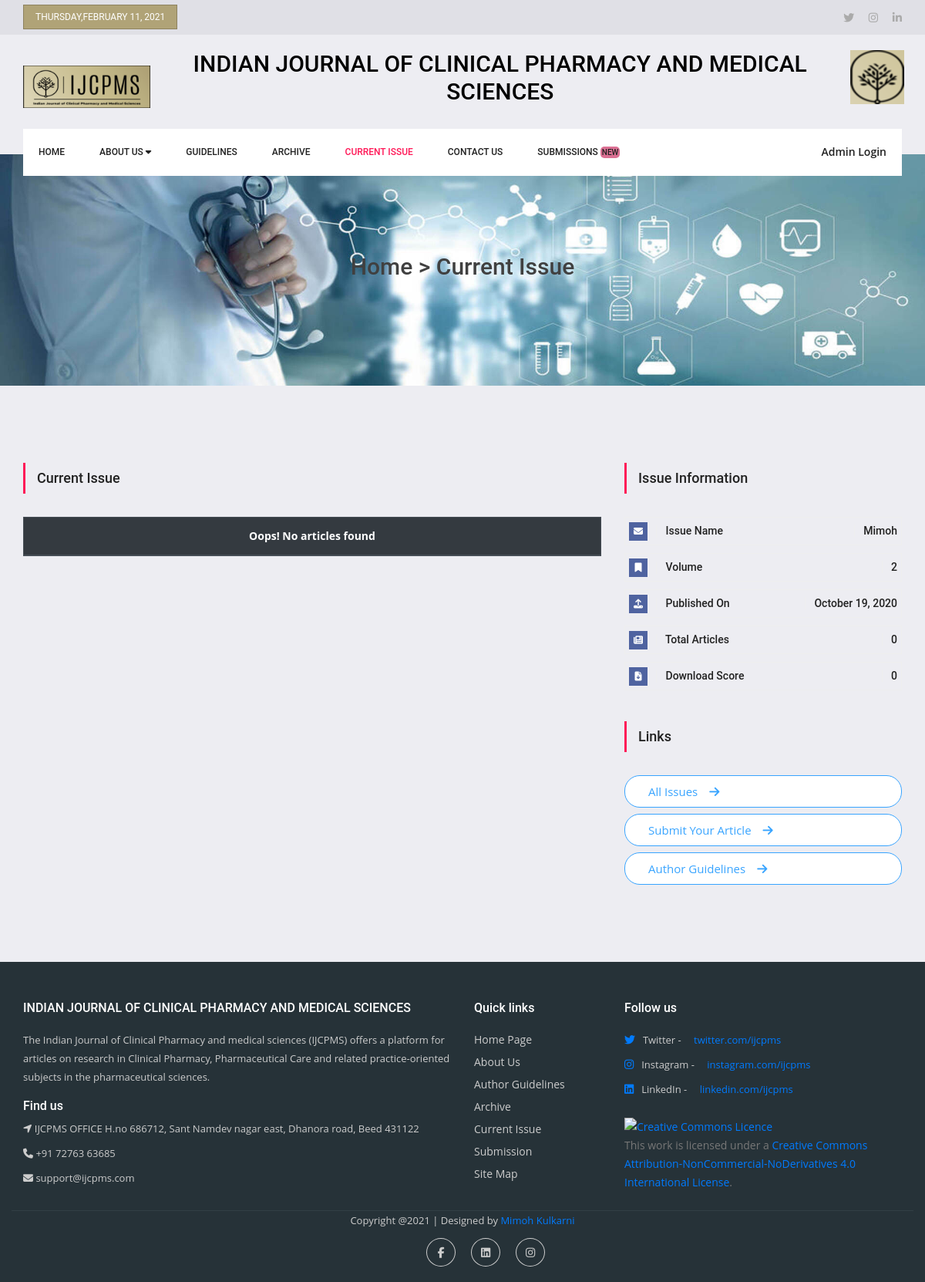
The page /issue.php?d=6 on the database as committed earlier.
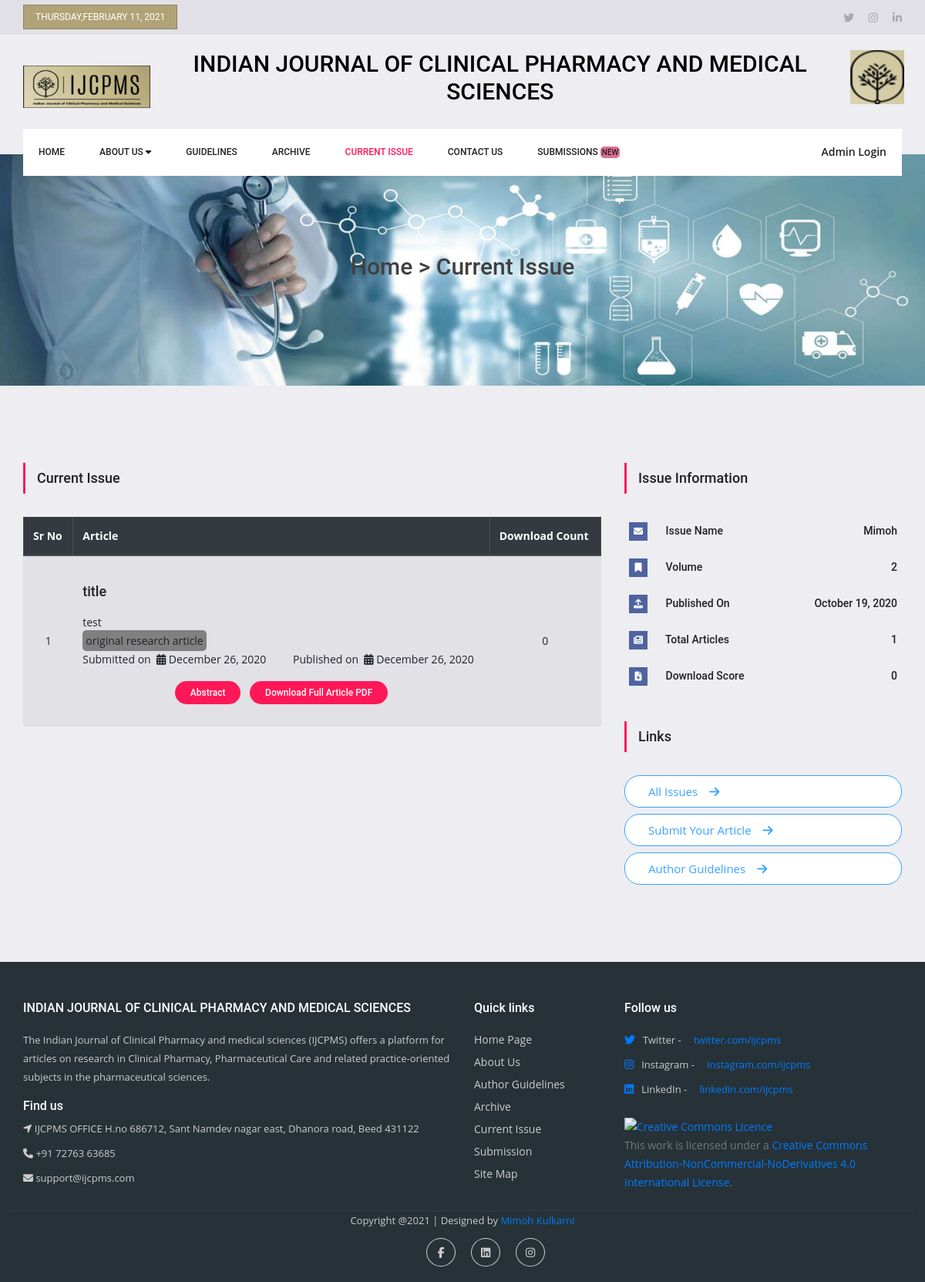
The same page on the database as committed later.
### tables this page shows
CREATE TABLE `articles` (
  `id` int(11) NOT NULL,
  `issues_id` int(11) NOT NULL,
  `fromsub` int(1) NOT NULL DEFAULT 0,
  `name` varchar(150) NOT NULL,
  `authors` varchar(1000) NOT NULL,
  `abstract` mediumtext NOT NULL,
  `keywords` varchar(500) NOT NULL,
  `type` varchar(50) NOT NULL,
  `subdate` date NOT NULL,
  `pubdate` date NOT NULL,
  `file` varchar(200) NOT NULL,
  `dcount` int(50) NOT NULL DEFAULT 0,
  `stmp` datetime NOT NULL DEFAULT current_timestamp()
);

### issue.php (the view, shortened to what the changed rows need)
<?php
require_once("user_header.php");
if($_GET['d'] == null){
    header("location:page_404.php");
}
else{
    require_once("dbconn.php");
    $issueId = $_GET['d'];
    $sqlArticles = "SELECT * FROM `articles` WHERE `issues_id` = '".$issueId."'";
    $articleCount = mysqli_affected_rows($linkId);
}
?>
<!doctype html>
<html lang="en">
    <head>
        <link rel="stylesheet" href="https://stackpath.bootstrapcdn.com/bootstrap/4.5.2/css/bootstrap.min.css"
>
        <link rel="stylesheet" href="css/footer.css">
        <link rel="stylesheet" href="css/style.css">
        <link rel="stylesheet" href="css/responsive.css">
    </head>
    <body>
        <header class="header_area">
            <div class="logo_part">
                <div class="container">
                    <div class="row">
                        <div class="col-sm-9">
                            <h2 class="typo-list text-center">INDIAN JOURNAL OF CLINICAL PHARMACY AND MEDICAL SCIENCES</h2>
                        </div>
                    </div>
                </div>
            </div>
        </header>
        <section class="home_banner_area">
            <div class="banner_inner d-flex align-items-center">
                <div class="container">
                    <div id="carouselExampleIndicators" class="carousel slide" data-ride="carousel">
                        <div class="carousel-inner">
                            <div class="carousel-item active">
                                <div class="banner_content text-center">
                                    <h2>Home > Current Issue</h2>
                                </div>
                            </div>
                        </div>
                    </div>
                </div>
            </div>
        </section>
        <section class="news_area p_100">
            <div class="container">
                <div class="row">
                    <div class="col-lg-8">
                        <div class="main_title2">
                            <h2>Current Issue</h2>
                        </div>
                        <div class="latest_news">
                            <?php
                            if ($articleCount > 0) {
                                ?>
                                <table class="table table-hover table-striped table-bordered">
                                    <thead class="thead-dark">
                                    <tr class="align-middle">
                                        <th scope="col">Sr No</th>
                                        <th scope="col">Article</th>
                                        <th scope="col">Download Count</th>
                                    </tr>
                                    </thead>
                                    <tbody>
                                    <?php
                                    $i = 1;
                                    $resultArticles = mysqli_query($linkId, $sqlArticles);
                                    while ($rowArticles = mysqli_fetch_array($resultArticles)) {
                                        ?>
                                        <tr>
                                            <td class="align-middle text-center"><?php echo $i; ?></td>
                                            <td>
                                                <div class="media">
                                                    <div class="media-body">
                                                        <div class="choice_text">
                                                            <a href="#"><h4><?php echo $rowArticles['name']; ?></h4></a>
                                                            <p style="justify-content: flex-start;"><?php echo $rowArticles['authors']; ?></p>
                                                            <span class="p-1"
                                                                  style="background: #808080;border-radius: 5px;"><?php echo $rowArticles['type']; ?></span>
                                                            <div class="row">
                                                                <div class="col-lg-6">
                                                                    Submitted on &nbsp;<i class="fa fa-calendar"
                                                                                          aria-hidden="true"></i> <?php echo date("F j, Y", strtotime($rowArticles['subdate'])); ?>
                                                                </div>
                                                                <div class="col-lg-6">
                                                                    Published on &nbsp;<i class="fa fa-calendar"
                                                                                          aria-hidden="true"></i> <?php echo date("F j, Y", strtotime($rowArticles['pubdate'])); ?>
                                                                </div>
                                                            </div>
                                                            <div class="my-3 text-center">
                                                                <a class="gad_btn"
                                                                   href="article.php?d=<?php echo $rowArticles['id']; ?>">Abstract</a>
                                                                <span class="gad_btn ml-2 download"
                                                                      id="<?php echo $rowArticles['id']; ?>"
                                                                      style="cursor: pointer;">Download Full Article PDF</span>
                                                            </div>
                                                        </div>
                                                    </div>
                                                </div>
                                            </td>
                                            <td class="align-middle text-center"><?php echo $rowArticles['dcount']; ?></td>
                                        </tr>
                                        <?php
                                    }
                                    ?>
                                    </tbody>
                                </table>
                                <?php
                            }
                            else{
                                ?>
                                <table class="table table-bordered">
                                    <thead class="thead-dark text-center">
                                    <tr>
                                        <th scope="col" colspan="3">Oops! No articles found</th>
                                    </tr>
                                    </thead>
                                </table>
                            <?php
                            }
                            ?>
                        </div>
                    </div>
                    <div class="col-lg-4">
                        <div class="right_sidebar">
                            <aside class="r_widgets social_widgets">
                                <div class="main_title2">
                                    <h2>Issue Information</h2>
                                </div>
                                <ul class="list">
                                    <li><a href="#"><i class="fa fa-newspaper"></i> Total Articles <span><?php echo  $articleCount; ?></span></a></li>
                                </ul>
                            </aside>
                            <div>
                                <div class="main_title2">
                                    <h2>Links</h2>
                                </div>
                            </div>
                        </div>
                    </div>
                </div>
            </div>
        </section>
    </body>
</html>

Rows that differ between the two databases and show on the page:
added articles: name "title", authors "test", type "original research article", subdate "December 26, 2020", pubdate "December 26, 2020", dcount "0"
Other text that changed with them:
$articleCount: "0" → "1"
text no longer shown: "Oops! No articles found"
text now shown: "Sr No Article Download Count"
